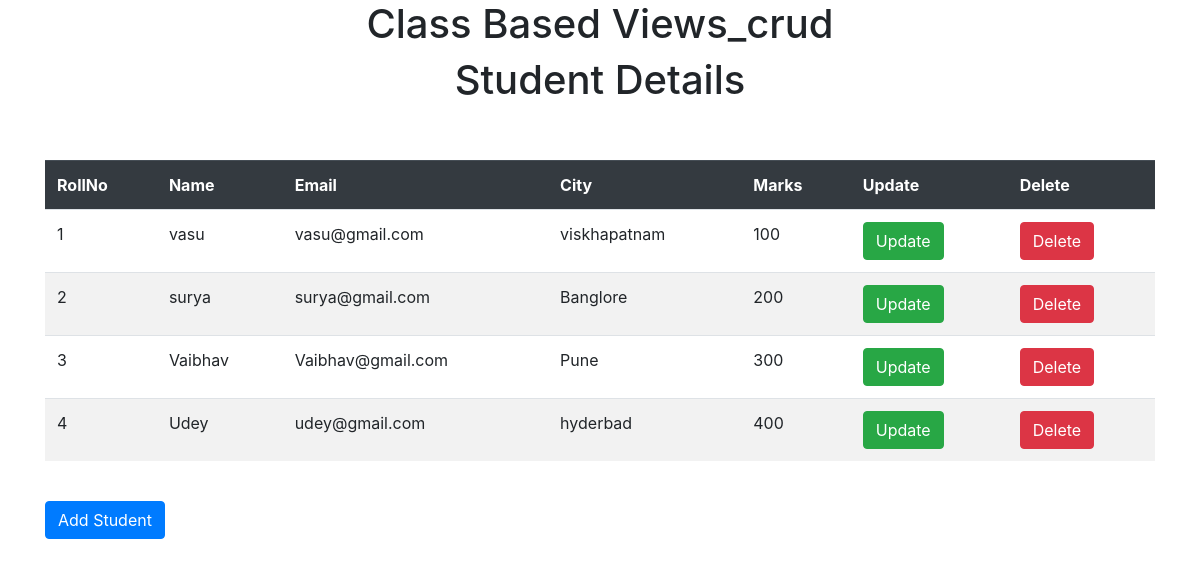
Screenshot of /retrivedata/ with the database file from the repository.
### cbvapp/models.py (models this page shows, shortened)
class Student(models.Model):
	rollno=models.IntegerField(default=False)
	name=models.CharField(max_length=100)
	email=models.EmailField(max_length=1000)
	city=models.CharField(max_length=100)
	marks=models.IntegerField()

### cbvapp/views.py (the view)
# urls.py: path('retrivedata/',StudentListView.as_view(),name='retrivedata'),
class StudentListView(ListView):
	model = Student
	template_name='detail.html'

### cbvapp/templates/detail.html (shortened to what this page needs)
{% extends 'base.html' %}
{% block content %}
    <div class="container mb-5">
    <h1 style="text-align: center;">Student Details</h1>
    <br><br>
        {% if object_list %}
            <table class="table table-striped table-hover">
                <tr class="thead-dark">
                    <th>RollNo</th>
                    <th>Name</th>
                    <th>Email</th>
                    <th>City</th>
                    <th>Marks</th>
                    <th>Update</th>
                    <th>Delete</th>
                </tr>
                {% for student in object_list %}
                    <tr>
                        <td>{{student.rollno}}</td>
                        <td>{{student.name}}</td>
                        <td>{{student.email}}</td>
                        <td>{{student.city}}</td>
                        <td>{{student.marks}}</td>
                        <td><a href="{% url 'cbvapp:update' student.id %}"><button class="btn btn-success">Update</button></a></td>
                        <td><a href="{% url 'cbvapp:delete' student.id %}"><button class="btn btn-danger">Delete</button></a></td>
                    </tr>
                {% endfor %}
            </table>
            <br>
            <a href="{% url 'cbvapp:studentform' %}">
                <button class="btn btn-primary">
                    Add Student
                </button>
            </a>
        {% endif %}
    </div>
{% endblock %}

### cbvapp/templates/base.html (shortened to what this page needs)
<!doctype html>
<html lang="en">
  <head>
    <link rel="stylesheet" href="https://cdn.jsdelivr.net/npm/bootstrap@4.6.0/dist/css/bootstrap.min.css">
  </head>
  <body>
    <h1 class="text-center">
      Class Based Views_crud
    </h1>
    {% block content %}
    {% endblock %}
  </body>
</html>

### rows the page displays
Student: rollno "1", name "vasu", email "vasu@gmail.com", city "viskhapatnam", marks "100"
Student: rollno "2", name "surya", email "surya@gmail.com", city "Banglore", marks "200"
Student: rollno "3", name "Vaibhav", email "Vaibhav@gmail.com", city "Pune", marks "300"
Student: rollno "4", name "Udey", email "udey@gmail.com", city "hyderbad", marks "400"
